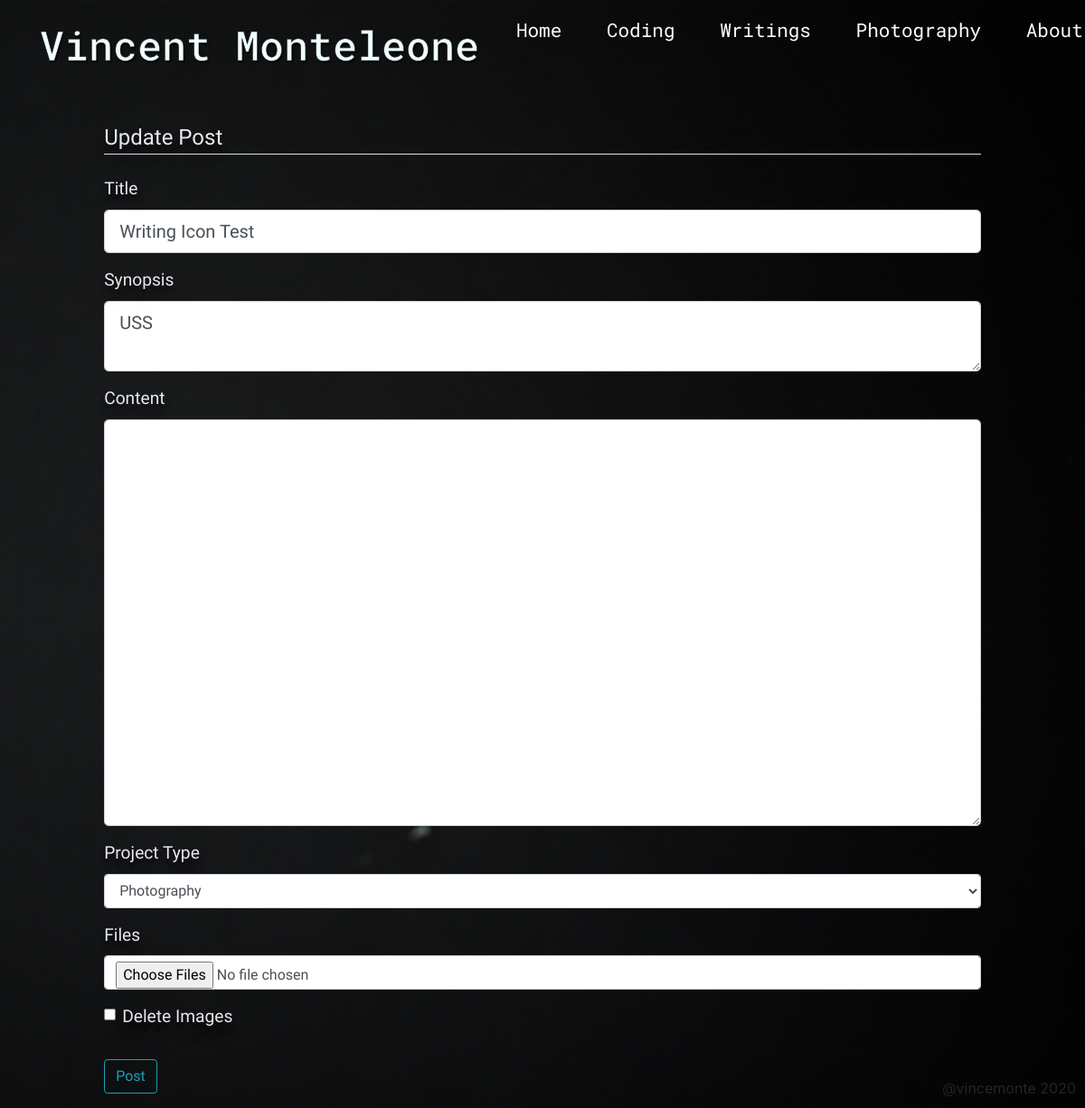
The app's page /post/3/update (signed in), older data.
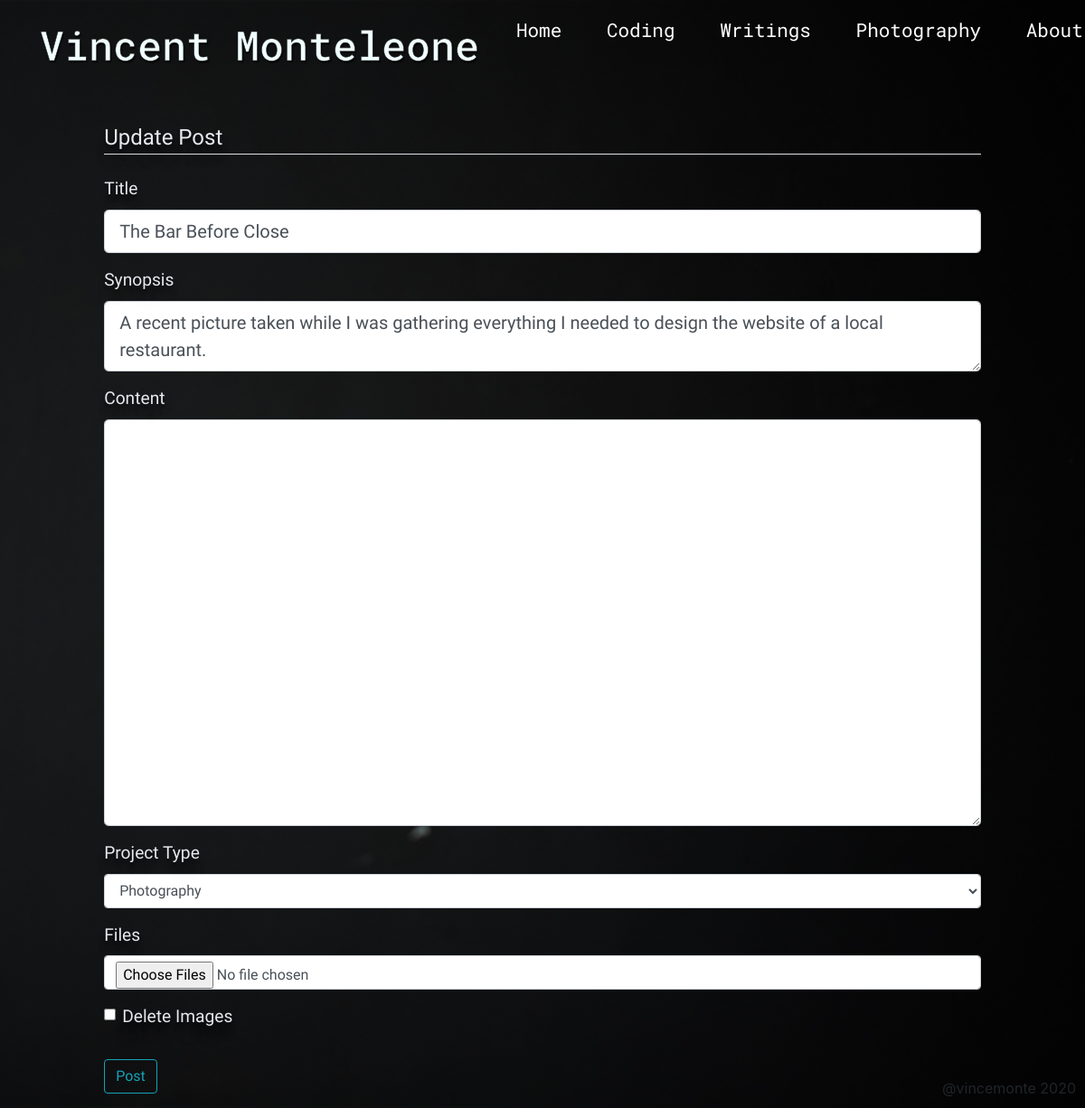
The same page, newer data.
### personalWebsite/models.py (models this page shows, shortened)
class Project(db.Model):
    id = db.Column(db.Integer, primary_key=True)
    title = db.Column(db.String(100), nullable=False)
    type = db.Column(db.String(20), nullable=False)
    content= db.Column(db.Text, nullable=True)
    files = db.Column(db.String(80), nullable=True) #holds the path to the file images
    date_posted = db.Column(db.DateTime, nullable=False, default=datetime.now)
    user_id = db.Column(db.Integer, db.ForeignKey('user.id'), nullable=False)
    home_post = db.relationship('HomePost', backref='project', uselist=False)

### personalWebsite/posts/routes.py (the view)
@posts.route('/post/<int:proj_id>/update', methods=['GET', 'POST'])
@login_required
def update_post(proj_id):
    project_post = Project.query.get_or_404(proj_id)
    home_post = HomePost.query.filter_by(project_id=proj_id).first()
    if project_post.author != current_user:
        abort(403)
    form = PostForm()
    if form.validate_on_submit():
        project_post.title = form.title.data
        project_post.type = form.type.data
        project_post.content = form.content.data
        upload = request.files['files']
        if upload.filename != '':
            delete_project_files(project_post)
            project_post.files = save_project_files(form)
        if request.form.get('del-images'):
            delete_project_files(project_post)
            project_post.files = None
        home_post.type_image = set_type_image(form.type.data)
        home_post.content = form.synopsis.data
        db.session.commit()
        flash('Your post has been updated.', 'success')
        return redirect(url_for('posts.project', title=project_post.title))
    elif request.method == 'GET':
        form.title.data = project_post.title #filling in the form with the current data
        form.synopsis.data = home_post.content
        form.type.data = project_post.type
        form.content.data = project_post.content
    return render_template('addpost.html', title="Update Post", form=form, legend='Update Post', update=True)

### personalWebsite/posts/forms.py
class PostForm(FlaskForm):
    title = StringField('Title', validators=[DataRequired()])
    synopsis = TextAreaField('Synopsis', validators=[DataRequired()])
    content = TextAreaField('Content', validators=[Optional()])
    files= MultipleFileField('Files', validators=[FileAllowed(['jpg', 'png'])])
    type = SelectField('Project Type', validators=[DataRequired()],choices=[('coding', 'Coding'), ('writing', 'Writing'), ('photography','Photography')])
    submit = SubmitField('Post')

### personalWebsite/models.py (called while the page is built)
@login_manager.user_loader
def load_user(user_id):
    return User.query.get(int(user_id))

### personalWebsite/templates/addpost.html (shortened to what this page needs)
{% extends "layout.html" %}
{%block content%}
<div class="form-section text-white-2">
  <form method="POST" action="" enctype="multipart/form-data">
    <fieldset class = "form-group">
      <legend class="border-bottom mb-4"> {{title}} </legend>
      <div class="form-group">
        {{ form.title.label(class="form-control-label")}}
        {% if form.title.errors %}
          {{ form.title(class="form-control form-control-lg is-invalid")}}
          <div class="invalid-feedback">
               {% for error in form.title.errors %}
                <span>{{ error }}</span>
               {% endfor %}
          </div>
        {% else %}
          {{ form.title(class="form-control form-control-lg")}}
        {% endif %}
      </div>
      <div class="form-group">
        {{ form.synopsis.label(class="form-control-label")}}
         {% if form.synopsis.errors %}
          {{ form.synopsis(class="form-control form-control-lg is-invalid")}}
          <div class="invalid-feedback">
               {% for error in form.synopsis.errors %}
                <span>{{ error }}</span>
               {% endfor %}
          </div>
        {% else %}
          {{ form.synopsis(class="form-control form-control-lg")}}
        {% endif %}
      </div>
      <div class="form-group">
        {{ form.content.label(class="form-control-label")}}
         {% if form.content.errors %}
          {{ form.content(class="form-control form-control-lg is-invalid")}}
          <div class="invalid-feedback">
               {% for error in form.content.errors %}
                <span>{{ error }}</span>
               {% endfor %}
          </div>
        {% else %}
          {{ form.content(class="form-control form-control-lg", id="form-content")}}
        {% endif %}
      </div>
      <div class="form-group">
        {{ form.type.label(class="form-control-label")}}
         {% if form.type.errors %}
          {{ form.type(class="form-control form-control-lg is-invalid")}}
          <div class="invalid-feedback">
               {% for error in form.type.errors %}
                <span>{{ error }}</span>
               {% endfor %}
          </div>
        {% else %}
          {{ form.type(class="form-control form-control-md")}}
        {% endif %}
      </div>
      <div class="form-group">
        {{ form.files.label(class="form-control-label")}}
         {% if form.files.errors %}
          {{ form.files(class="form-control form-control-lg is-invalid")}}
          <div class="invalid-feedback">
               {% for error in form.files.errors %}
                <span>{{ error }}</span>
               {% endfor %}
          </div>
        {% else %}
          {{ form.files(class="form-control form-control-md")}}
        {% endif %}
      </div>
      {% if update %}
      <div class="form-group">
        <div class="form-check">
          <input type="checkbox" class="form-check-input" id="exampleCheck1" name="del-images">
          <label class="form-check-label" for="exampleCheck1">Delete Images</label>
        </div>
      </div>
      {% endif %}
    </fieldset>
      <div class="form-group">
        {{form.submit(class="btn btn-outline-info")}}
      </div>
  </form>
</div>
{%endblock content %}

Row changes from the older to the newer data that the page shows:
changed Project "Photography": title "Writing Icon Test" → "The Bar Before Close"
Text that changed along with them:
form field synopsis: "USS" → "A recent picture taken while I was gathering everything I needed to design the website of a local restaurant."
